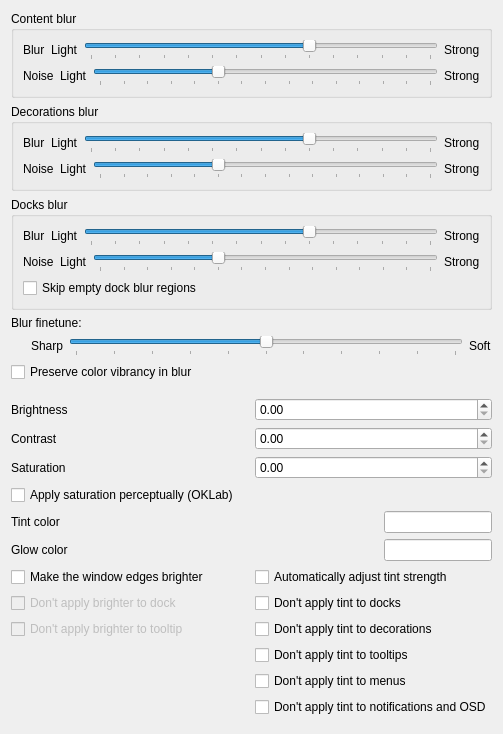
         <widget class="QWidget" name="scrollContentGeneral">
          <layout class="QVBoxLayout">
           <item>
            <widget class="QGroupBox" name="groupBoxContentBlur">
             <property name="title">
              <string>Content blur</string>
             </property>
             <layout class="QVBoxLayout" name="verticalLayoutContentBlur">
              <item>
               <layout class="QHBoxLayout" name="horizontalLayoutContentBlur" stretch="0,0,0,0">
                <item>
                 <widget class="QLabel" name="labelContentBlur">
                  <property name="text">
                   <string>Blur</string>
                  </property>
                 </widget>
                </item>
                <item>
                 <widget class="QLabel" name="labelConstantBlurLight">
                  <property name="text">
                   <string>Light</string>
                  </property>
                 </widget>
                </item>
                <item>
                 <widget class="QSlider" name="kcfg_BlurStrength">
                  <property name="minimum">
                   <number>1</number>
                  </property>
                  <property name="maximum">
                   <number>15</number>
                  </property>
                  <property name="singleStep">
                   <number>1</number>
                  </property>
                  <property name="pageStep">
                   <number>1</number>
                  </property>
                  <property name="value">
                   <number>10</number>
                  </property>
                  <property name="orientation">
                   <enum>Qt::Orientation::Horizontal</enum>
                  </property>
                  <property name="tickPosition">
                   <enum>QSlider::TickPosition::TicksBelow</enum>
                  </property>
                 </widget>
                </item>
                <item>
                 <widget class="QLabel" name="labelConstantBlurStrong">
                  <property name="text">
                   <string>Strong</string>
                  </property>
                 </widget>
                </item>
               </layout>
              </item>
              <item>
               <layout class="QHBoxLayout" name="horizontalLayoutContentNoise">
                <item>
                 <widget class="QLabel" name="labelContentNoise">
                  <property name="text">
                   <string>Noise</string>
                  </property>
                 </widget>
                </item>
                <item>
                 <widget class="QLabel" name="labelConstantNoiseLight">
                  <property name="text">
                   <string>Light</string>
                  </property>
                 </widget>
                </item>
                <item>
                 <widget class="QSlider" name="kcfg_NoiseStrength">
                  <property name="maximum">
                   <number>14</number>
                  </property>
                  <property name="pageStep">
                   <number>5</number>
                  </property>
                  <property name="value">
                   <number>5</number>
                  </property>
                  <property name="orientation">
                   <enum>Qt::Orientation::Horizontal</enum>
                  </property>
                  <property name="tickPosition">
                   <enum>QSlider::TickPosition::TicksBelow</enum>
                  </property>
                  <property name="tickInterval">
                   <number>1</number>
                  </property>
                 </widget>
                </item>
                <item>
                 <widget class="QLabel" name="labelConstantNoiseStrong">
                  <property name="text">
                   <string>Strong</string>
                  </property>
                 </widget>
                </item>
               </layout>
              </item>
             </layout>
            </widget>
           </item>
           <item>
            <widget class="QGroupBox" name="groupBoxDecorationBlur">
             <property name="title">
              <string>Decorations blur</string>
             </property>
             <layout class="QVBoxLayout" name="verticalLayoutDecorationBlur">
              <item>
               <layout class="QHBoxLayout" name="horizontalLayoutDecorationBlur" stretch="0,0,0,0">
                <item>
                 <widget class="QLabel" name="labelDecorationBlur">
                  <property name="text">
                   <string>Blur</string>
                  </property>
                 </widget>
                </item>
                <item>
                 <widget class="QLabel" name="labelDecorationBlurLight">
                  <property name="text">
                   <string>Light</string>
                  </property>
                 </widget>
                </item>
                <item>
                 <widget class="QSlider" name="kcfg_DecorationBlurStrength">
                  <property name="minimum">
                   <number>1</number>
                  </property>
                  <property name="maximum">
                   <number>15</number>
                  </property>
                  <property name="singleStep">
                   <number>1</number>
                  </property>
                  <property name="pageStep">
                   <number>1</number>
                  </property>
                  <property name="value">
                   <number>10</number>
                  </property>
                  <property name="orientation">
                   <enum>Qt::Orientation::Horizontal</enum>
                  </property>
                  <property name="tickPosition">
                   <enum>QSlider::TickPosition::TicksBelow</enum>
                  </property>
                 </widget>
                </item>
                <item>
                 <widget class="QLabel" name="labelDecorationBlurStrong">
                  <property name="text">
                   <string>Strong</string>
                  </property>
                 </widget>
                </item>
               </layout>
              </item>
              <item>
               <layout class="QHBoxLayout" name="horizontalLayoutDecorationNoise">
                <item>
                 <widget class="QLabel" name="labelDecorationNoise">
                  <property name="text">
                   <string>Noise</string>
                  </property>
                 </widget>
                </item>
                <item>
                 <widget class="QLabel" name="labelDecorationNoiseLight">
                  <property name="text">
                   <string>Light</string>
                  </property>
                 </widget>
                </item>
                <item>
                 <widget class="QSlider" name="kcfg_DecorationNoiseStrength">
                  <property name="maximum">
                   <number>14</number>
                  </property>
                  <property name="pageStep">
                   <number>5</number>
                  </property>
                  <property name="value">
                   <number>5</number>
                  </property>
                  <property name="orientation">
                   <enum>Qt::Orientation::Horizontal</enum>
                  </property>
                  <property name="tickPosition">
                   <enum>QSlider::TickPosition::TicksBelow</enum>
                  </property>
                  <property name="tickInterval">
                   <number>1</number>
                  </property>
                 </widget>
                </item>
                <item>
                 <widget class="QLabel" name="labelDecorationNoiseStrong">
                  <property name="text">
                   <string>Strong</string>
                  </property>
                 </widget>
                </item>
               </layout>
              </item>
             </layout>
            </widget>
           </item>
           <item>
            <widget class="QGroupBox" name="groupBoxDockBlur">
             <property name="title">
              <string>Docks blur</string>
             </property>
             <layout class="QVBoxLayout" name="verticalLayoutDockBlur">
              <item>
               <layout class="QHBoxLayout" name="horizontalLayoutDockBlur" stretch="0,0,0,0">
                <item>
                 <widget class="QLabel" name="labelDockBlur">
                  <property name="text">
                   <string>Blur</string>
                  </property>
                 </widget>
                </item>
                <item>
                 <widget class="QLabel" name="labelDockBlurLight">
                  <property name="text">
                   <string>Light</string>
                  </property>
                 </widget>
                </item>
                <item>
                 <widget class="QSlider" name="kcfg_DockBlurStrength">
                  <property name="minimum">
                   <number>1</number>
                  </property>
                  <property name="maximum">
                   <number>15</number>
                  </property>
                  <property name="singleStep">
                   <number>1</number>
                  </property>
                  <property name="pageStep">
                   <number>1</number>
                  </property>
                  <property name="value">
                   <number>10</number>
                  </property>
                  <property name="orientation">
                   <enum>Qt::Orientation::Horizontal</enum>
                  </property>
                  <property name="tickPosition">
                   <enum>QSlider::TickPosition::TicksBelow</enum>
                  </property>
                 </widget>
                </item>
                <item>
                 <widget class="QLabel" name="labelDockBlurStrong">
                  <property name="text">
                   <string>Strong</string>
                  </property>
                 </widget>
                </item>
               </layout>
              </item>
              <item>
               <layout class="QHBoxLayout" name="horizontalLayoutDockNoise">
                <item>
                 <widget class="QLabel" name="labelDockNoise">
                  <property name="text">
                   <string>Noise</string>
                  </property>
                 </widget>
                </item>
                <item>
                 <widget class="QLabel" name="labelDockNoiseLight">
                  <property name="text">
                   <string>Light</string>
                  </property>
                 </widget>
                </item>
                <item>
                 <widget class="QSlider" name="kcfg_DockNoiseStrength">
                  <property name="maximum">
                   <number>14</number>
                  </property>
                  <property name="pageStep">
                   <number>5</number>
                  </property>
                  <property name="value">
                   <number>5</number>
                  </property>
                  <property name="orientation">
                   <enum>Qt::Orientation::Horizontal</enum>
                  </property>
                  <property name="tickPosition">
                   <enum>QSlider::TickPosition::TicksBelow</enum>
                  </property>
                  <property name="tickInterval">
                   <number>1</number>
                  </property>
                 </widget>
                </item>
                <item>
                 <widget class="QLabel" name="labelDockNoiseStrong">
                  <property name="text">
                   <string>Strong</string>
                  </property>
                 </widget>
                </item>
               </layout>
              </item>
              <item>
               <widget class="QCheckBox" name="kcfg_SkipEmptyDockBlurRegions">
                <property name="toolTip">
                 <string>Prevents transparent layer-shell panels without an explicit blur region from being rendered as glass.</string>
                </property>
                <property name="text">
                 <string>Skip empty dock blur regions</string>
                </property>
               </widget>
              </item>
             </layout>
            </widget>
           </item>
           <item>
            <widget class="QLabel" name="labelBlurFinetuneDescription">
             <property name="text">
              <string>Blur finetune:</string>
             </property>
            </widget>
           </item>
           <item>
            <layout class="QHBoxLayout" name="horizontalLayoutBlurFinetune">
             <item>
              <spacer name="horizontalSpacerBlurFinetune">
               <property name="orientation">
                <enum>Qt::Orientation::Horizontal</enum>
               </property>
               <property name="sizeType">
                <enum>QSizePolicy::Policy::Fixed</enum>
               </property>
               <property name="sizeHint" stdset="0">
                <size>
                 <width>20</width>
                 <height>20</height>
                </size>
               </property>
              </spacer>
             </item>
             <item>
              <widget class="QLabel" name="labelBlurFinetuneSharp">
               <property name="text">
                <string>Sharp</string>
               </property>
              </widget>
             </item>
             <item>
              <widget class="QSlider" name="kcfg_BlurFinetune">
               <property name="minimum">
                <number>0</number>
               </property>
               <property name="maximum">
                <number>10</number>
               </property>
               <property name="singleStep">
                <number>1</number>
               </property>
               <property name="pageStep">
                <number>1</number>
               </property>
               <property name="value">
                <number>5</number>
               </property>
               <property name="orientation">
                <enum>Qt::Orientation::Horizontal</enum>
               </property>
               <property name="tickPosition">
                <enum>QSlider::TickPosition::TicksBelow</enum>
               </property>
               <property name="toolTip">
                <string>Tunes both the downsample radius and the upsample blend together. Lower = tighter / sharper blur, higher = wider / softer blur.</string>
               </property>
              </widget>
             </item>
             <item>
              <widget class="QLabel" name="labelBlurFinetuneSoft">
               <property name="text">
                <string>Soft</string>
               </property>
              </widget>
             </item>
            </layout>
           </item>
           <item>
            <widget class="QCheckBox" name="kcfg_BlurSaturationCompensation">
             <property name="text">
              <string>Preserve color vibrancy in blur</string>
             </property>
             <property name="toolTip">
              <string>Blur slightly desaturates colors — this counters that. Can cause artifacts.</string>
             </property>
            </widget>
           </item>
           <item>
            <spacer name="verticalSpacer">
             <property name="orientation">
              <enum>Qt::Orientation::Vertical</enum>
             </property>
             <property name="sizeHint" stdset="0">
              <size>
               <width>0</width>
               <height>0</height>
              </size>
             </property>
            </spacer>
           </item>
           <item>
            <spacer>
             <property name="orientation">
              <enum>Qt::Orientation::Vertical</enum>
             </property>
             <property name="sizeHint" stdset="0">
              <size>
               <width>0</width>
               <height>10</height>
              </size>
             </property>
            </spacer>
           </item>
           <item>
            <layout class="QHBoxLayout">
             <item>
              <widget class="QLabel" name="label">
               <property name="text">
                <string>Brightness</string>
               </property>
              </widget>
             </item>
             <item>
              <widget class="QDoubleSpinBox" name="kcfg_Brightness">
               <property name="minimum">
                <double>0.000000000000000</double>
               </property>
               <property name="singleStep">
                <double>0.100000000000000</double>
               </property>
              </widget>
             </item>
            </layout>
           </item>
           <item>
            <layout class="QHBoxLayout">
             <item>
              <widget class="QLabel" name="label">
               <property name="text">
                <string>Contrast</string>
               </property>
              </widget>
             </item>
             <item>
              <widget class="QDoubleSpinBox" name="kcfg_Contrast">
               <property name="minimum">
                <double>0.000000000000000</double>
               </property>
               <property name="singleStep">
                <double>0.100000000000000</double>
               </property>
              </widget>
             </item>
            </layout>
           </item>
           <item>
            <layout class="QHBoxLayout">
             <item>
              <widget class="QLabel" name="label">
               <property name="text">
                <string>Saturation</string>
               </property>
              </widget>
             </item>
             <item>
              <widget class="QDoubleSpinBox" name="kcfg_Saturation">
               <property name="minimum">
                <double>0.000000000000000</double>
               </property>
               <property name="singleStep">
                <double>0.100000000000000</double>
               </property>
              </widget>
             </item>
            </layout>
           </item>
           <item>
            <widget class="QCheckBox" name="kcfg_OklabSaturation">
             <property name="text">
              <string>Apply saturation perceptually (OKLab)</string>
             </property>
             <property name="toolTip">
              <string>Adjusts saturation evenly across all colors instead of in plain RGB.</string>
             </property>
            </widget>
           </item>
           <item>
            <layout class="QHBoxLayout">
             <item>
              <widget class="QLabel" name="labelTintColor">
               <property name="text">
                <string>Tint color</string>
               </property>
              </widget>
             </item>
             <item>
              <widget class="QLineEdit" name="kcfg_TintColor">
               <property name="sizePolicy">
                <sizepolicy hsizetype="Fixed" vsizetype="Fixed">
                 <horstretch>0</horstretch>
                 <verstretch>0</verstretch>
                </sizepolicy>
               </property>
               <property name="toolTip">
                <string>Enter a color in #AARRGGBB format. The A (alpha) channel sets tint strength.</string>
               </property>
              </widget>
             </item>
            </layout>
           </item>
           <item>
            <layout class="QHBoxLayout">
             <item>
              <widget class="QLabel" name="labelGlowColor">
               <property name="text">
                <string>Glow color</string>
               </property>
              </widget>
             </item>
             <item>
              <widget class="QLineEdit" name="kcfg_GlowColor">
               <property name="sizePolicy">
                <sizepolicy hsizetype="Fixed" vsizetype="Fixed">
                 <horstretch>0</horstretch>
                 <verstretch>0</verstretch>
                </sizepolicy>
               </property>
               <property name="toolTip">
                <string>Enter a color in #AARRGGBB format. The A (alpha) channel sets glow strength.</string>
               </property>
              </widget>
             </item>
            </layout>
           </item>
           <item>
            <layout class="QHBoxLayout" name="tintAndEdgeOptionsLayout">
             <item>
              <layout class="QVBoxLayout" name="edgeLightingOptionsLayout">
               <property name="alignment">
                <set>Qt::AlignTop</set>
               </property>
               <item>
                <widget class="QCheckBox" name="kcfg_EdgeLighting">
                 <property name="text">
                  <string>Make the window edges brighter</string>
                 </property>
                </widget>
               </item>
               <item>
                <widget class="QCheckBox" name="kcfg_EdgeLightingDock">
                 <property name="enabled">
                  <bool>false</bool>
                 </property>
                 <property name="text">
                  <string>Don't apply brighter to dock</string>
                 </property>
                </widget>
               </item>
               <item>
                <widget class="QCheckBox" name="kcfg_EdgeLightingTooltip">
                 <property name="enabled">
                  <bool>false</bool>
                 </property>
                 <property name="text">
                  <string>Don't apply brighter to tooltip</string>
                 </property>
                </widget>
               </item>
              </layout>
             </item>
             <item>
              <spacer name="horizontalSpacerMiddle">
               <property name="orientation">
                <enum>Qt::Orientation::Horizontal</enum>
               </property>
               <property name="sizeHint" stdset="0">
                <size>
                 <width>40</width>
                 <height>20</height>
                </size>
               </property>
              </spacer>
             </item>
             <item>
              <layout class="QVBoxLayout" name="tintExclusionsLayout">
               <item>
                <widget class="QCheckBox" name="kcfg_AutoTintAlpha">
                 <property name="text">
                  <string>Automatically adjust tint strength</string>
                 </property>
                 <property name="toolTip">
                  <string>Scales tint strength by comparing the average background color with the text color.</string>
                 </property>
                </widget>
               </item>
               <item>
                <widget class="QCheckBox" name="kcfg_ExcludeDocks">
                 <property name="text">
                  <string>Don't apply tint to docks</string>
                 </property>
                </widget>
               </item>
               <item>
                <widget class="QCheckBox" name="kcfg_ExcludeDecorations">
                 <property name="text">
                  <string>Don't apply tint to decorations</string>
                 </property>
                </widget>
               </item>
               <item>
                <widget class="QCheckBox" name="kcfg_ExcludeTooltips">
                 <property name="text">
                  <string>Don't apply tint to tooltips</string>
                 </property>
                </widget>
               </item>
               <item>
                <widget class="QCheckBox" name="kcfg_ExcludeMenus">
                 <property name="text">
                  <string>Don't apply tint to menus</string>
                 </property>
                </widget>
               </item>
               <item>
                <widget class="QCheckBox" name="kcfg_ExcludeOSD">
                 <property name="text">
                  <string>Don't apply tint to notifications and OSD</string>
                 </property>
                </widget>
               </item>
              </layout>
             </item>
            </layout>
           </item>
           <item>
            <widget class="QWidget" name="widget" native="true">
             <property name="sizePolicy">
              <sizepolicy hsizetype="Fixed" vsizetype="Expanding">
               <horstretch>0</horstretch>
               <verstretch>1</verstretch>
              </sizepolicy>
             </property>
            </widget>
           </item>
          </layout>
         </widget>
